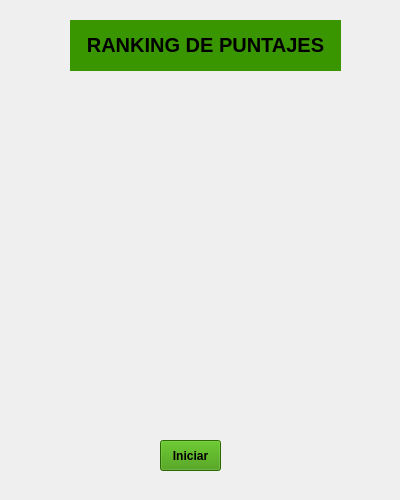
<?xml version="1.0" encoding="UTF-8"?>
<ui version="4.0">
 <class>Form</class>
 <widget class="QWidget" name="Form">
  <property name="geometry">
   <rect>
    <x>0</x>
    <y>0</y>
    <width>400</width>
    <height>500</height>
   </rect>
  </property>
  <property name="windowTitle">
   <string>Ventana Ranking</string>
  </property>
  <widget class="QLabel" name="label">
   <property name="geometry">
    <rect>
     <x>0</x>
     <y>0</y>
     <width>400</width>
     <height>500</height>
    </rect>
   </property>
   <property name="text">
    <string/>
   </property>
   <property name="pixmap">
    <pixmap>../../sprites/Fondos/fondoMenu.png</pixmap>
   </property>
  </widget>
  <widget class="QLabel" name="label_2">
   <property name="geometry">
    <rect>
     <x>70</x>
     <y>20</y>
     <width>271</width>
     <height>51</height>
    </rect>
   </property>
   <property name="styleSheet">
    <string notr="true">font-weight:bold;
font-size: 20px;
background-color: rgb(57, 150, 0);</string>
   </property>
   <property name="text">
    <string>RANKING DE PUNTAJES</string>
   </property>
   <property name="textFormat">
    <enum>Qt::RichText</enum>
   </property>
   <property name="alignment">
    <set>Qt::AlignCenter</set>
   </property>
  </widget>
  <widget class="QPushButton" name="boton_volver">
   <property name="geometry">
    <rect>
     <x>160</x>
     <y>440</y>
     <width>61</width>
     <height>31</height>
    </rect>
   </property>
   <property name="styleSheet">
    <string notr="true">font-weight: bold;
font-size: 12px;
background-color: rgb(57, 150, 0);</string>
   </property>
   <property name="text">
    <string>Iniciar</string>
   </property>
  </widget>
  <widget class="QWidget" name="verticalLayoutWidget">
   <property name="geometry">
    <rect>
     <x>70</x>
     <y>100</y>
     <width>271</width>
     <height>321</height>
    </rect>
   </property>
   <layout class="QVBoxLayout" name="verticalLayout_2"/>
  </widget>
 </widget>
 <resources/>
 <connections/>
</ui>
